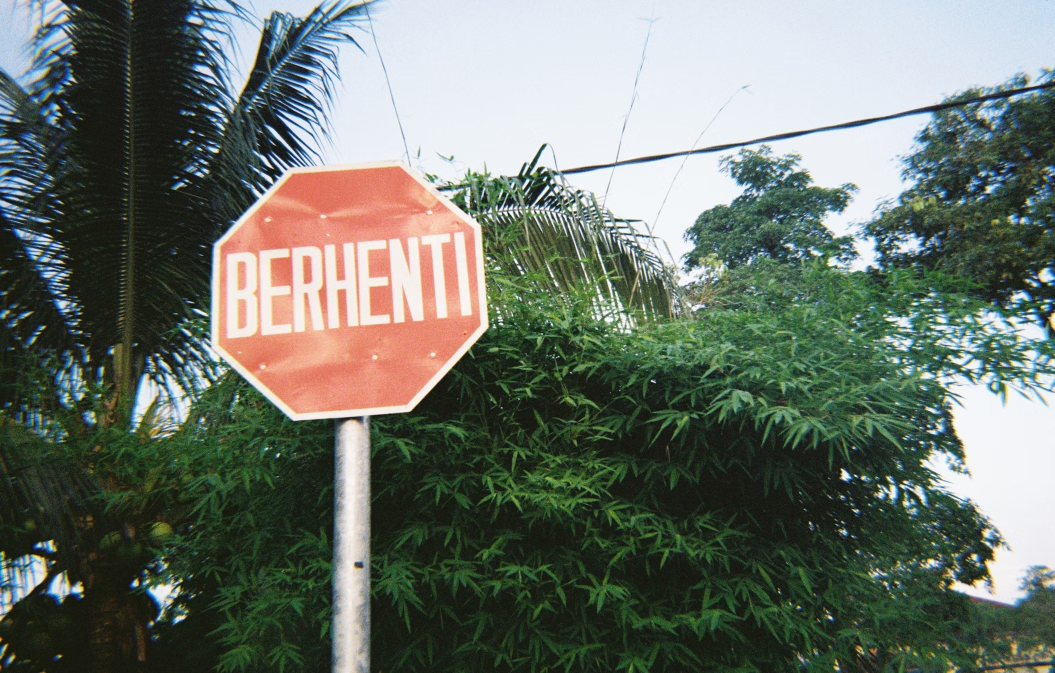
#> input picture stop_sign_dataset/3.jpg, 2109 x 1346 px, found by its file name (shown at 1/2 size)
$ python stop_sign_detector.py
#> lines starting #> are read from the running program, lines starting #| are printed output that depends on the picture; after the words box and inside, x2 and y2 are one past the last pixel; in counts of white or black regions, pixels touching at a corner belong together
import cv2 as cv
import numpy as np
import matplotlib.pyplot as plt
import math


# [5 lines left out: function show_images, not called in this run]

# OKUNACAK RESIM ICIN " " ICINE KLASORDEN PATH YAPISTIRINIZ.
img = cv.imread("C:/Users/berko/Desktop/Rover_Odev1/stop_sign_dataset/3.jpg")
#> img is the input picture: shape (1346, 2109, 3); mean B, G, R 105.7, 115.3, 106.8

downscale = cv.resize(img, (img.shape[1]//2, img.shape[0]//2), cv.INTER_AREA)

hsv = cv.cvtColor(downscale, cv.COLOR_BGR2HSV)
#> hsv: shape (673, 1054, 3); mean H, S, V 65.5, 75.3, 124.6
h,s,v = cv.split(hsv)
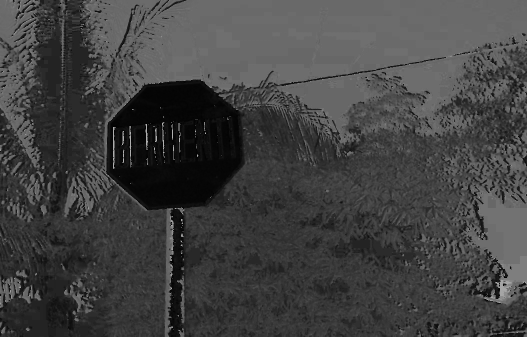
#> h: shape (673, 1054) (shown at 1/2 size); min 0, max 179, mean 65.5
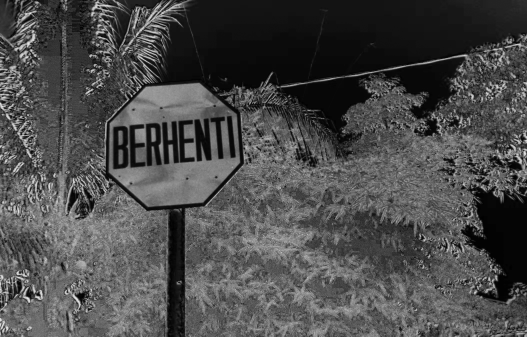
#> s: shape (673, 1054) (shown at 1/2 size); min 0, max 255, mean 75.3
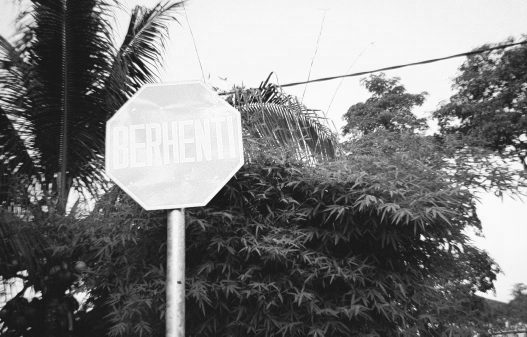
#> v: shape (673, 1054) (shown at 1/2 size); min 17, max 255, mean 124.6


mask1 = cv.inRange(hsv, np.array([0, 100, 10]), np.array([10, 255, 255]))
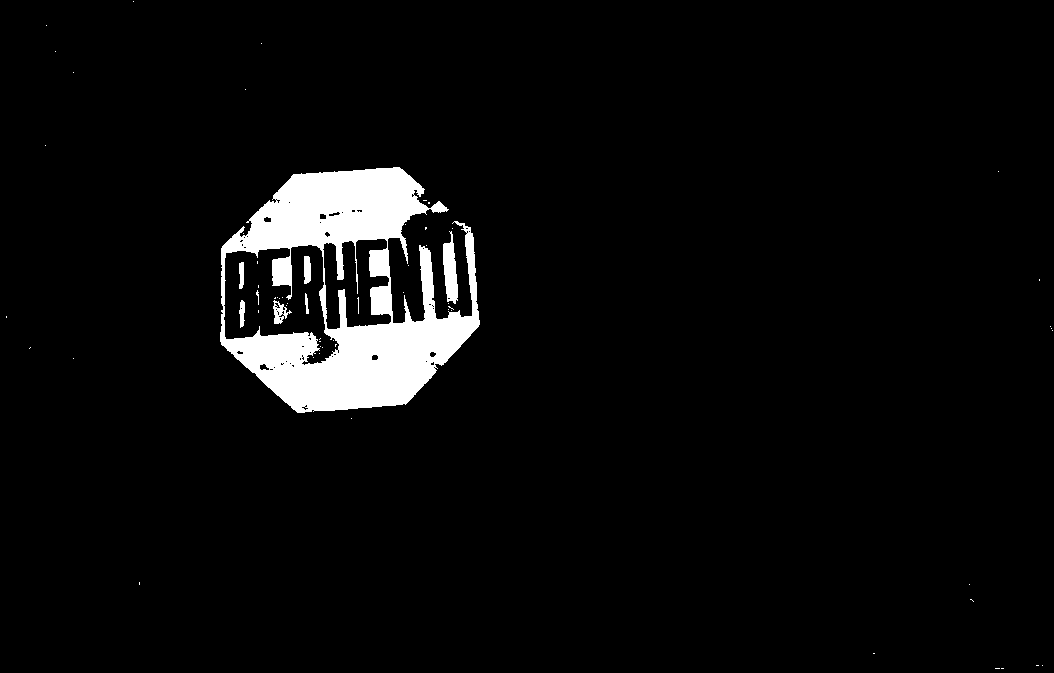
#> mask1: shape (673, 1054); 4.6% white; 63 white regions (55 under 20 px), largest, box (x1, y1, x2, y2) and area: (220, 167, 480, 413) 30824, (443, 231, 458, 304) 715, (273, 300, 292, 324) 208
mask2 = cv.inRange(hsv, np.array([160, 100, 10]), np.array([180, 255, 255]))
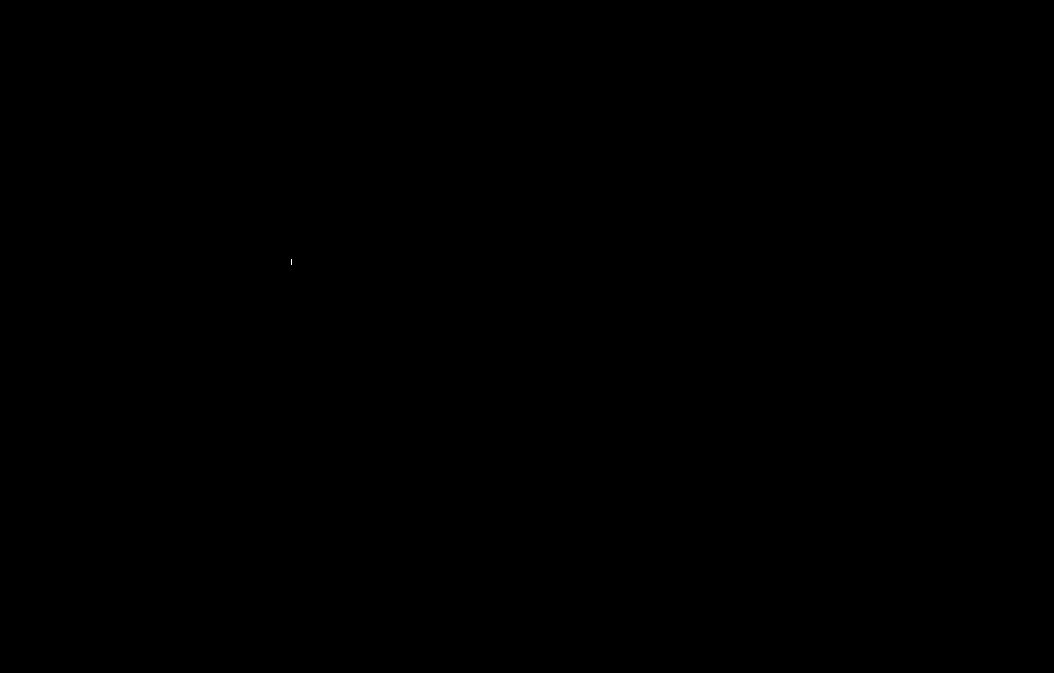
#> mask2: shape (673, 1054); 0% white in thin lines or dots, all inside (x1, y1, x2, y2) = (291, 259, 292, 265)
mask = cv.bitwise_or(mask1, mask2)
#> mask: shape (673, 1054); 4.6% white; 63 white regions (55 under 20 px)

images = [downscale, hsv, h, s, v, mask]

# Ara basamaklarin ciktilarini goruntulemek icin bir alt satirdaki comment kaldirilarak kod calistirilabilir:
# show_images(images)

contours, _ = cv.findContours(mask, cv.RETR_EXTERNAL, cv.CHAIN_APPROX_SIMPLE)
#> contours = 39 contours, 37 with area under 20; largest, box (x1, y1, x2, y2) and area: (220, 167, 480, 413) 42515, (443, 231, 458, 304) 636

rects = []
for cnt in contours:
    a = cv.contourArea(cnt)
    if a >= 1700:
        rects.append(cv.boundingRect(cnt))
#> this loop made 39 passes
#> (cnt, a) on passes 1 to 8: ([[1001, 668], [1003, 668]], 0), ([[995, 668], [999, 668]], 0), ([[1042, 665]], 0), ([[1036, 665], [1038, 665]], 0), ([[873, 653], [874, 653]], 0), ([[970, 599], [971, 599], [973, 601], [971, 599]], 0), ([[969, 584]], 0), ([[139, 582], [139, 584]], 0)
#> after the loop, rects = [(220, 167, 260, 246)]

keep = [True] * len(rects)
#> keep = [True]
for i, (x1, y1, w1, h1) in enumerate(rects):
    for j, (x2, y2, w2, h2) in enumerate(rects):
        if i == j:
            continue

        if (x1 <= x2 and y1 <= y2 and
            x1 + w1 >= x2 + w2 and
            y1 + h1 >= y2 + h2):
            keep[j] = False
#> this loop made 1 pass

for k, ok in enumerate(keep):
    if ok:
        x, y, w, h = rects[k]
        cv.rectangle(downscale, (x, y), (x + w, y + h), (0, 255, 0), 2)
        print(f'The center of the detected sign is at: ({x + w//2}, {y + h//2})')
#> this loop made 1 pass
#> (printed output is left out)
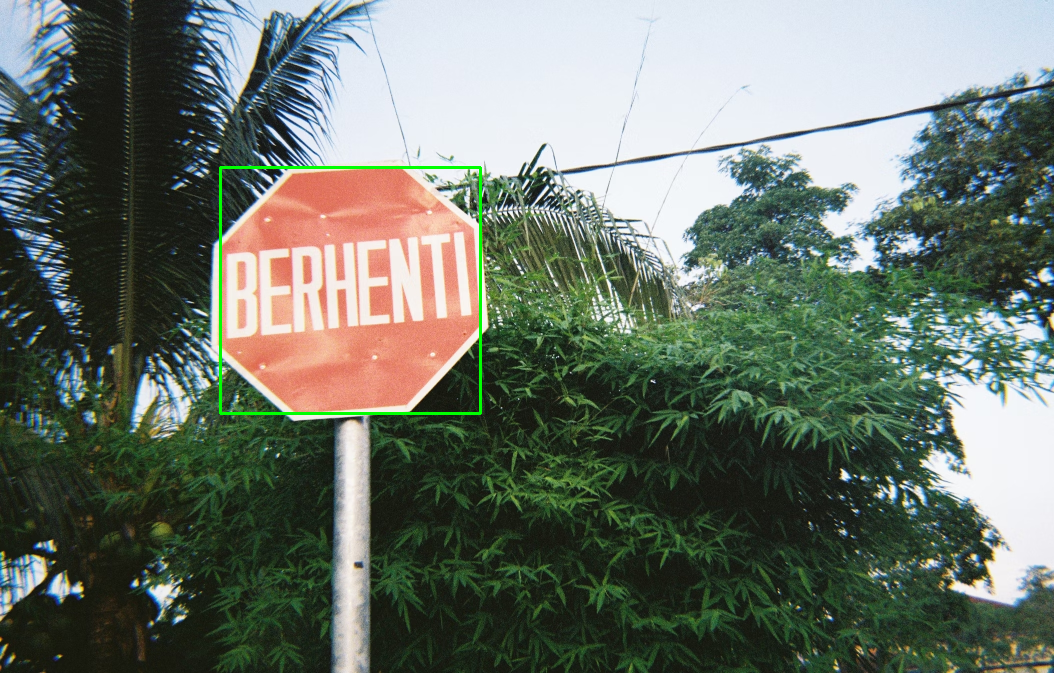
#> downscale: shape (673, 1054, 3); mean B, G, R 105, 115.7, 106.1


cv.imshow('Detected Stop Sign(s)', downscale)
cv.waitKey(0)
cv.destroyAllWindows()

$ run again, with stop_sign_dataset/2.jpg copied over stop_sign_dataset/3.jpg
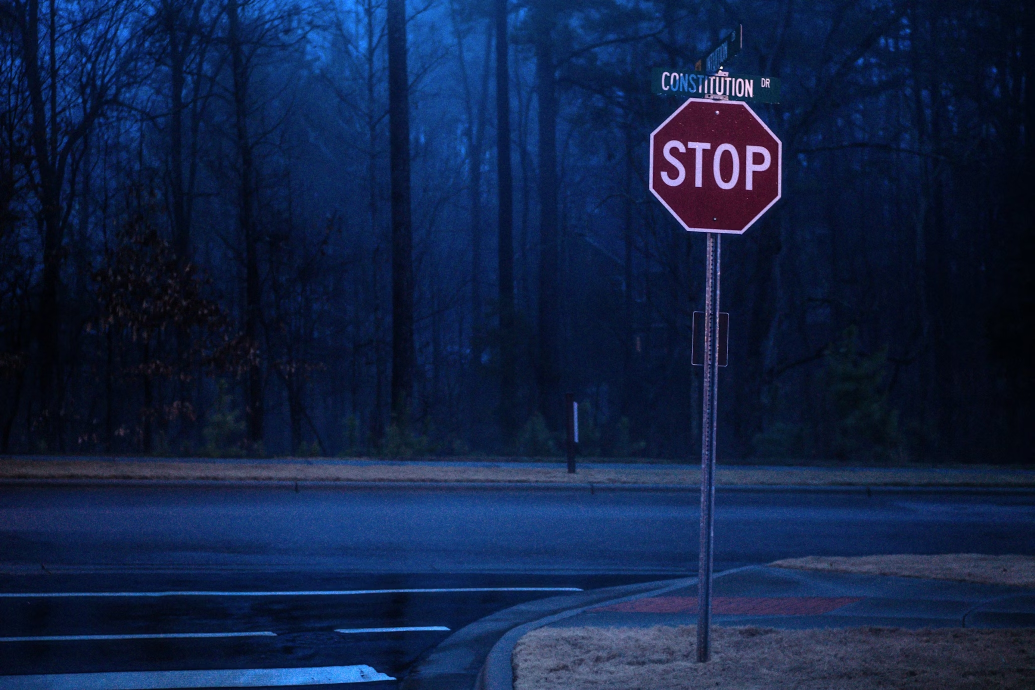
#> input picture stop_sign_dataset/2.jpg, 2070 x 1380 px, found by its file name (shown at 1/2 size)
#> img is the input picture: shape (1380, 2070, 3); mean B, G, R 69.6, 33.9, 17.4
#> hsv: shape (690, 1035, 3); mean H, S, V 111.8, 198.8, 70.1
#> mask1: shape (690, 1035); every value is 0
#> `mask2 = cv.inRange(hsv, np.array([160, 100, 10]), np.array([180, 255, ..`:
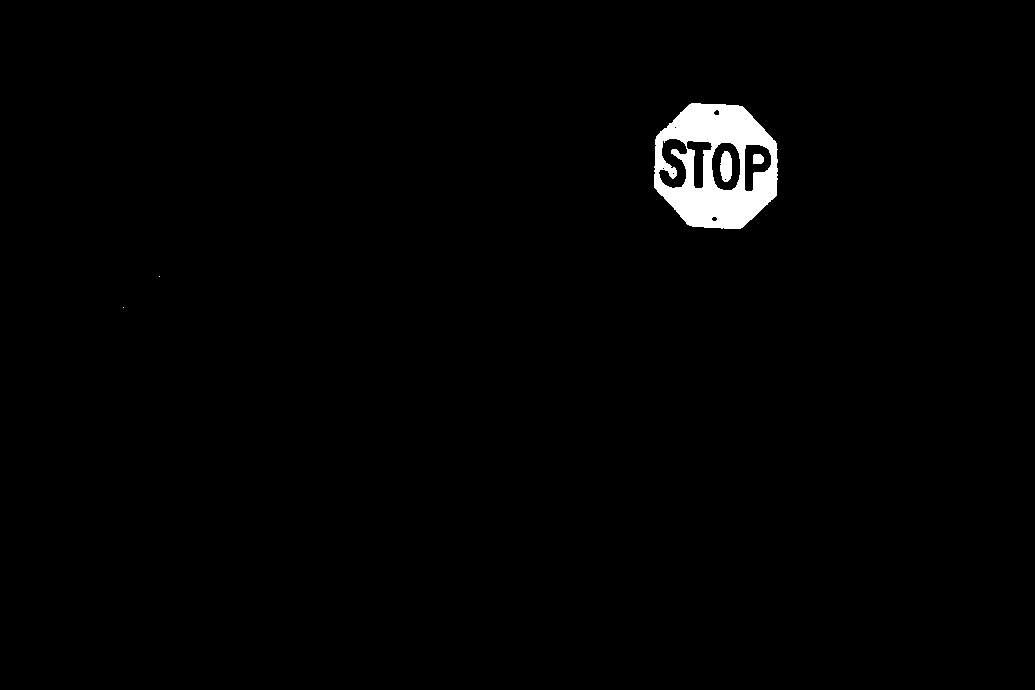
#> mask2: shape (690, 1035); 1.4% white; 5 white regions (2 under 20 px)
#> contours = 3 contours, 2 with area under 20; largest, box (x1, y1, x2, y2) and area: (654, 103, 778, 229) 12406
#> the loop `for cnt in contours:` made 3 passes
#> (cnt, a) on passes 1 to 2: ([[123, 307]], 0), ([[159, 276]], 0)
#> after the loop `for cnt in contours:`: rects = [(654, 103, 124, 126)]
#> keep = [True]
#> the loop `for i, (x1, y1, w1, h1) in enumerate(rects):` made 1 pass
#> the loop `for k, ok in enumerate(keep):` made 1 pass
#> (printed output is left out)
#> after the loop `for k, ok in enumerate(keep):`:
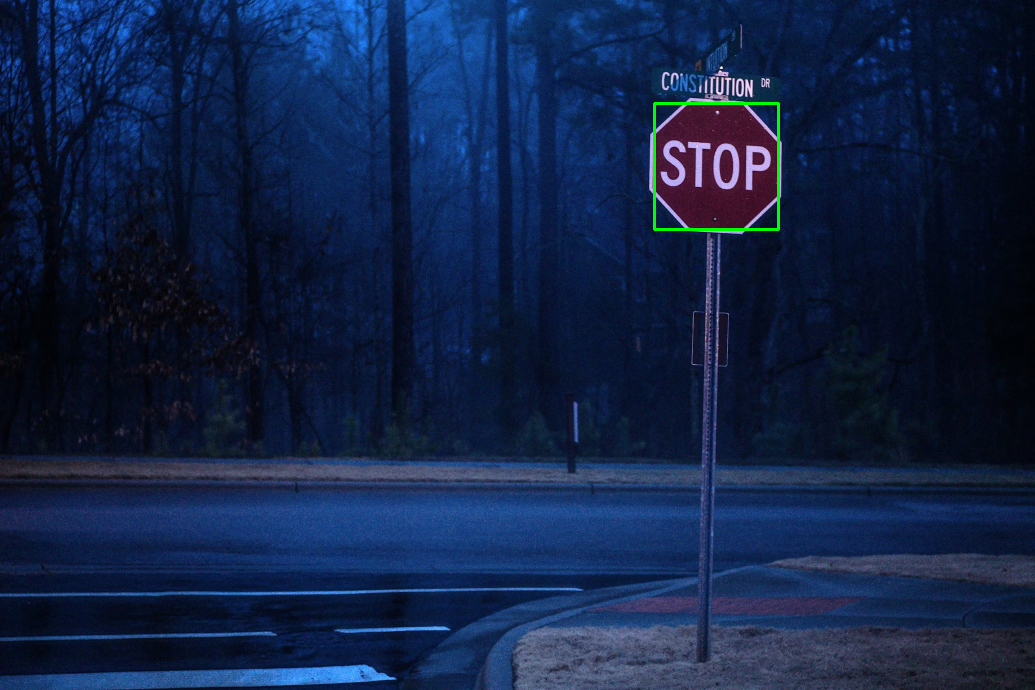
#> downscale: shape (690, 1035, 3); mean B, G, R 69.6, 34.5, 17.4

$ run again, with stop_sign_dataset/4.jpg copied over stop_sign_dataset/3.jpg
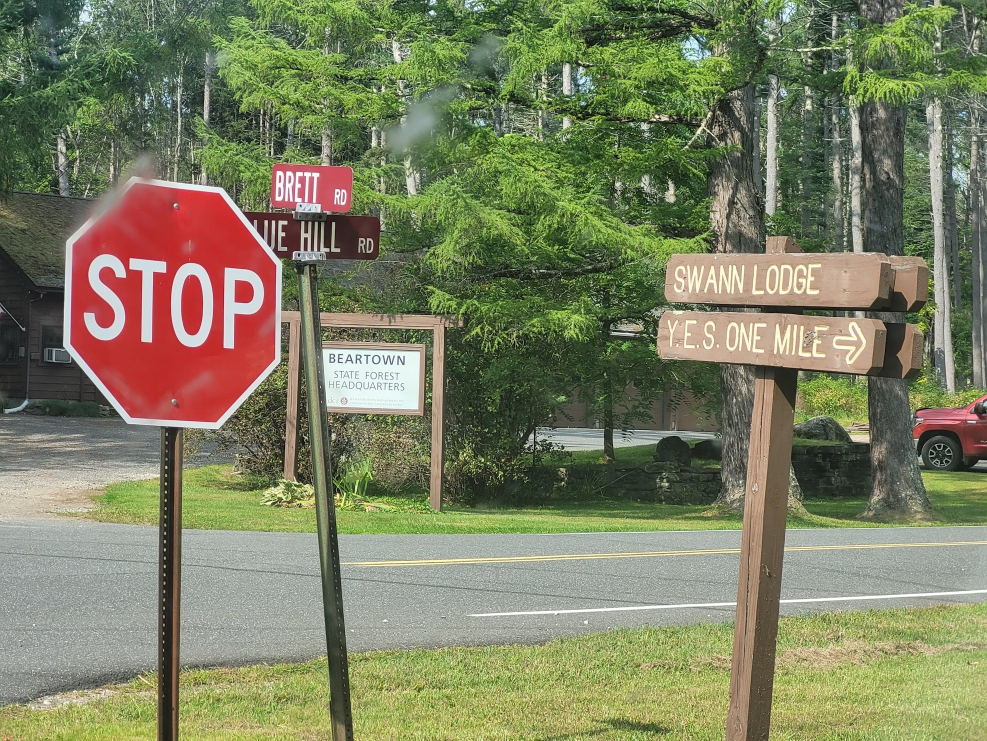
#> input picture stop_sign_dataset/4.jpg, 1974 x 1481 px, found by its file name (shown at 1/2 size)
#> img is the input picture: shape (1481, 1974, 3); mean B, G, R 97.3, 127.7, 124.7
#> hsv: shape (740, 987, 3); mean H, S, V 47.2, 77.2, 136.4
#> `mask1 = cv.inRange(hsv, np.array([0, 100, 10]), np.array([10, 255, 255..`:
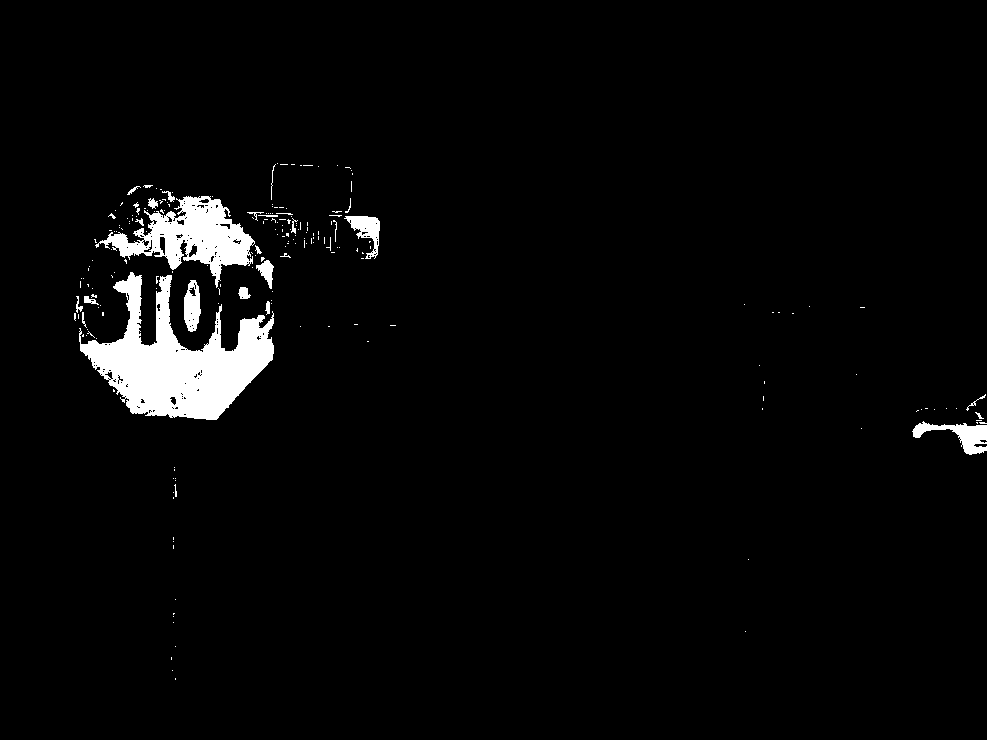
#> mask1: shape (740, 987); 3.2% white; 214 white regions (186 under 20 px), largest, box (x1, y1, x2, y2) and area: (79, 272, 274, 420) 13303, (95, 196, 255, 288) 5760, (912, 421, 987, 455) 1044
#> mask2: shape (740, 987); 2.1% white; 164 white regions (145 under 20 px), largest, box (x1, y1, x2, y2) and area: (71, 185, 276, 422) 10323, (271, 164, 352, 212) 1874, (244, 212, 300, 257) 954
#> mask: shape (740, 987); 5.3% white; 85 white regions (70 under 20 px)
#> contours = 77 contours, 68 with area under 20; largest, box (x1, y1, x2, y2) and area: (71, 185, 276, 422) 38602, (271, 163, 353, 213) 2532, (244, 212, 301, 258) 1247, (912, 418, 987, 455) 1212, (344, 216, 380, 259) 646
#> the loop `for cnt in contours:` made 77 passes
#> (cnt, a) on passes 1 to 8: ([[175, 678], [175, 679]], 0), ([[172, 670]], 0), ([[171, 657], [171, 659]], 0), ([[175, 646]], 0), ([[745, 631]], 0), ([[173, 622]], 0), ([[173, 616]], 0), ([[173, 613], [173, 614], [174, 613]], 0.5)
#> after the loop `for cnt in contours:`: rects = [(71, 185, 205, 237), (271, 163, 82, 50)]
#> keep = [True, True]
#> the loop `for i, (x1, y1, w1, h1) in enumerate(rects):` made 2 passes
#> the loop `for k, ok in enumerate(keep):` made 2 passes
#> (printed output is left out)
#> after the loop `for k, ok in enumerate(keep):`:
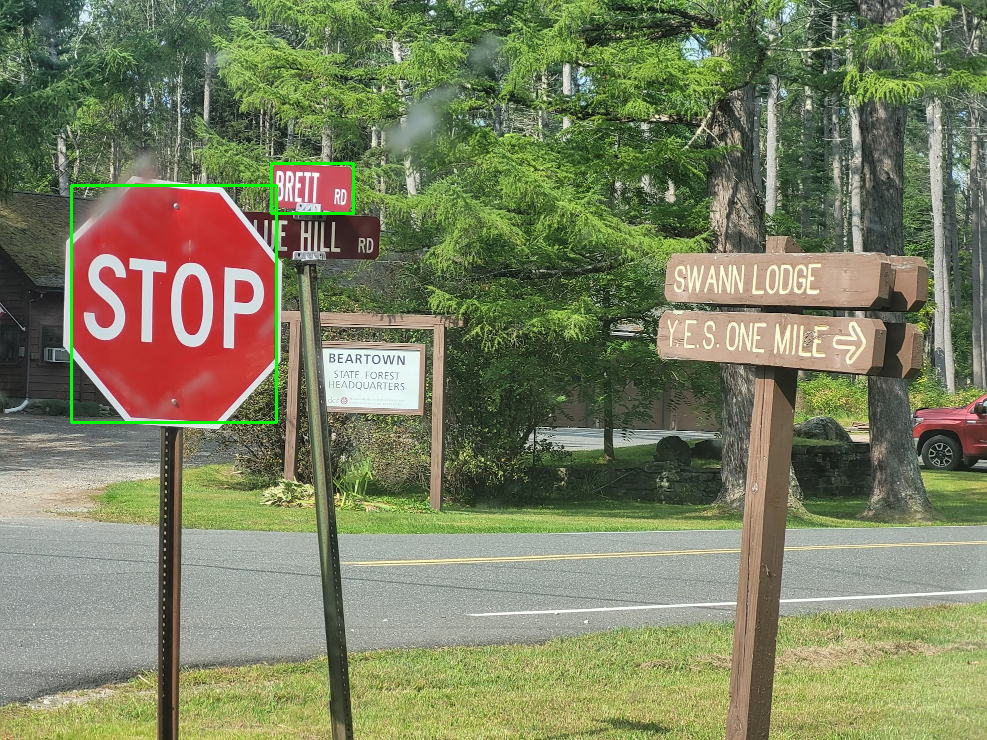
#> downscale: shape (740, 987, 3); mean B, G, R 96.6, 128.1, 123.9
